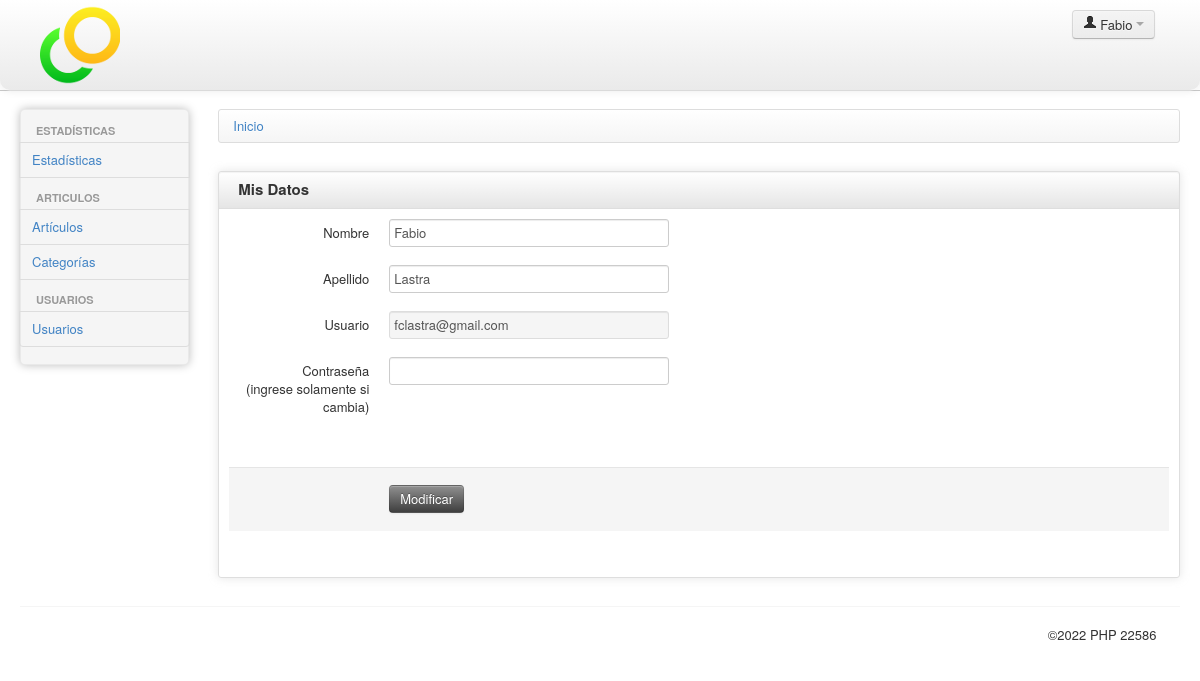
The page /sitio/back/misdatos.php (signed in) on the database its author committed.
### tables this page shows
CREATE TABLE `seg_usuarios` (
  `id` int(11) NOT NULL,
  `nombre` varchar(250) DEFAULT '',
  `apellido` varchar(200) DEFAULT NULL,
  `usuario` varchar(255) DEFAULT NULL,
  `perfil` int(3) DEFAULT 0,
  `clave` varchar(64) DEFAULT '',
  `fechaalta` date DEFAULT NULL,
  `activo` int(11) DEFAULT 0
);

### sitio/back/config/database.php (called while the page is built, shortened)
<?php
$mysqlSESSION_database=0;
function MySQLSESSIONDB_Open()
{
   global $mysqlSESSION_database;
   if (0==$mysqlSESSION_database)
   {
      $mysqlSESSION_database = mysqli_connect ($_SESSION['dbserver'], $_SESSION['dbusername'], $_SESSION['dbpassword'],$_SESSION['dbdatabase'])
         or $ok=FALSE;
   }
   return $mysqlSESSION_database;
}
function MySQLSESSION_ExecuteSQL($Query)
{
   $mysqlSESSION_database = MySQLSESSIONDB_Open();
   if (0!=$mysqlSESSION_database) {
      mysqli_set_charset( $mysqlSESSION_database, 'utf8');
      $Recordset = mysqli_query($mysqlSESSION_database, $Query);
   }
   return $Recordset;
}
?>

### sitio/back/misdatos.php (the view, shortened to what this page needs)
<?php include('header.php'); ?>
<?php
$sql="select * from seg_usuarios where id=".$_SESSION['IDUsuario'];
$result = MySQLSESSION_ExecuteSQL($sql);
$row=mysqli_fetch_array($result);
?>
			<div>
				<ul class="breadcrumb">
					<li>
						<a href="index.php">Inicio</a>
					</li>
				</ul>
			</div>
			<div class="row-fluid sortable">
				<div class="box span12">
					<div class="box-header well" data-original-title>
						<h2>Mis Datos</h2>
					</div>
					<div class="box-content">
					  <form class="form-horizontal" name="frm-usuarios" id="frm" method="post" enctype="multipart/form-data" action="misdatos.php">
                        <fieldset>
                        <div class="control-group">
                          <label class="control-label" for="focusedInput">Nombre</label><div class="controls">
                            <input name="nombre" class="input-xlarge focused" id="focusedInput" type="text" value="<?php echo $row['nombre']; ?>" required="required" />
                          </div>
                        </div>
						<div class="control-group">
                          <label class="control-label" for="focusedInput">Apellido</label><div class="controls">
                            <input name="apellido"  class="input-xlarge focused" id="focusedInput" type="text" value="<?php echo $row['apellido']; ?>" required="required" />
                          </div>
                        </div>
                        <div class="control-group">
                          <label class="control-label" for="focusedInput">Usuario</label><div class="controls">
                            <input name="usuario"  class="input-xlarge focused" id="focusedInput" type="text" value="<?php echo $row['usuario']; ?>" disabled  />
                          </div>
                        </div>
                        <div class="control-group">
                          <label class="control-label" for="focusedInput">Contrase&ntilde;a  <br />(ingrese solamente si cambia)</label><div class="controls">
                            <input name="clave" class="input-xlarge focused" id="focusedInput" type="password" />
                          </div>
                        </div>
							   <div class="control-group warning">
                          <label class="control-label" for="inputWarning"></label>
                        </div>
						<div class="form-actions">
                          <input name="Modificar"  type="submit" class="btn btn-primary" value="Modificar" />
                          </div>
                        </fieldset>
                      </form>
				  </div>
				</div>
			</div>
<?php include('footer.php'); ?>

### sitio/back/css/charisma-app.css (style rules this page uses)
.box { border: 1px solid #DEDEDE; border-radius:3px; -webkit-border-radius:3px; -moz-border-radius:3px; margin-top: 10px; margin-bottom: 10px ; box-shadow: 0 0 10px rgba(189, 189, 189, 0.4); -webkit-box-shadow: 0 0 10px rgba(189, 189, 189, 0.4); -moz-box-shadow: 0 0 10px rgba(189, 189, 189, 0.4); }
.box-header { border:none; padding-top:5px; border-bottom: 1px solid #DEDEDE; border-radius:3px 3px 0 0; -webkit-border-radius:3px 3px 0 0; -moz-border-radius:3px 3px 0 0; height:12px; min-height:12px; margin-bottom: 0; cursor:move; font-weight:bold; font-size:16px; background: -moz-linear-gradient(top, rgba(255,255,255,0) 0%, rgba(0,0,0,0.1) 100%); background: -webkit-gradient(linear, left top, left bottom, color-stop(0%,rgba(255,255,255,0)), color-stop(100%,rgba(0,0,0,0.1))); background: -webkit-linear-gradient(top, rgba(255,255,255,0) 0%,rgba(0,0,0,0.1) 100%); background: -o-linear-gradient(top, rgba(255,255,255,0) 0%,rgba(0,0,0,0.1) 100%); background: -ms-linear-gradient(top, rgba(255,255,255,0) 0%,rgba(0,0,0,0.1) 100%); background: linear-gradient(to bottom, rgba(255,255,255,0) 0%,rgba(0,0,0,0.1) 100%); filter: progid:DXImageTransform.Microsoft.gradient( startColorstr='#00ffffff', endColorstr='#1a000000',GradientType=0 ); }
.box-header h2 { font-size:15px; width:auto; clear:none; float:left; line-height:25px; white-space: nowrap; }
.box-content { padding:10px; }

### sitio/back/header.php (style rules this page uses)
body { padding-bottom: 40px; }

### rows shown on the page
seg_usuarios: nombre "Fabio", apellido "Lastra", usuario "fclastra@gmail.com"

### other values the page prints
$_SESSION['Nombre'] "Fabio"
